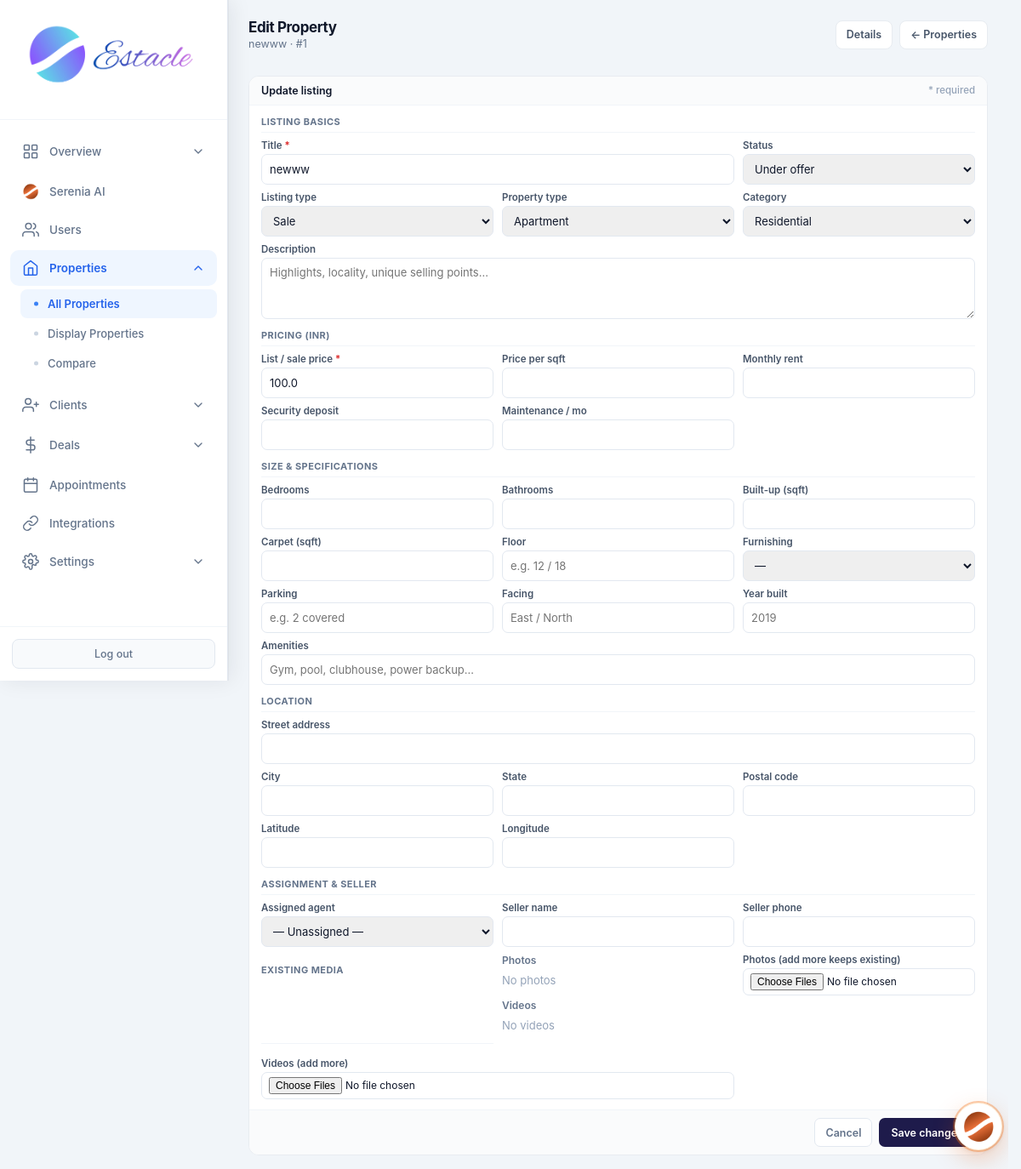
The page /admin/properties/edit/1 (signed in) on the database its author committed.
### tables this page shows
CREATE TABLE properties (
            id INTEGER PRIMARY KEY AUTOINCREMENT,
            title TEXT NOT NULL,
            description TEXT,
            price REAL NOT NULL,
            property_type TEXT NOT NULL,
            status TEXT DEFAULT 'available',
            address TEXT,
            city TEXT,
            state TEXT,
            zip_code TEXT,
            bedrooms INTEGER,
            bathrooms REAL,
            area_sqft REAL,
            agent_id INTEGER,
            created_at TIMESTAMP DEFAULT CURRENT_TIMESTAMP, category TEXT DEFAULT "sale", listing_type TEXT DEFAULT "sale", floor TEXT, carpet_area REAL, furnishing TEXT, parking TEXT, amenities TEXT, seller_name TEXT, seller_phone TEXT, monthly_rent REAL, security_deposit REAL, maintenance REAL, per_sqft REAL, latitude TEXT, longitude TEXT, photos TEXT, year_built TEXT, facing TEXT, videos TEXT,
            FOREIGN KEY (agent_id) REFERENCES users (id)
        );

CREATE TABLE settings (
            key TEXT PRIMARY KEY,
            value TEXT
        );

### routes/admin/properties.py (the view, shortened to what this page needs)
@admin.route('/admin/properties/edit/<int:prop_id>', methods=['GET', 'POST'])
@login_required
@role_required('admin')
def admin_edit_property(prop_id):
    db = get_db()
    migrate_db()
    prop = db.execute('SELECT * FROM properties WHERE id = ?', (prop_id,)).fetchone()
    if not prop:
        flash('Property not found.', 'danger')
        return redirect(url_for('admin.admin_properties'))
    agents = db.execute(
        "SELECT id, full_name FROM users WHERE role = 'agent' AND is_active = 1 ORDER BY full_name"
    ).fetchall()
    currency = get_setting('currency', 'INR')
    return render_template(
        'admin_edit_property.html', prop=prop, agents=agents, currency=currency, format_money=format_money
    )

### core/db.py (called while the page is built)
def get_db():
    if 'db' not in g:
        g.db = sqlite3.connect(current_app.config['DATABASE'])
        g.db.row_factory = sqlite3.Row
    return g.db

### core/helpers.py (called while the page is built)
def login_required(f):
    @wraps(f)
    def decorated_function(*args, **kwargs):
        if 'user_id' not in session:
            flash('Please log in to access this page.', 'warning')
            return redirect(url_for('auth.login'))
        return f(*args, **kwargs)
    return decorated_function

def role_required(*roles):
    def decorator(f):
        @wraps(f)
        def decorated_function(*args, **kwargs):
            if 'user_id' not in session:
                flash('Please log in to access this page.', 'warning')
                return redirect(url_for('auth.login'))
            if session.get('role') not in roles:
                flash('You do not have permission to access this page.', 'danger')
                return redirect(url_for('auth.role_redirect'))
            return f(*args, **kwargs)
        return decorated_function
    return decorator

def get_setting(key, default=''):
    db = get_db()
    row = db.execute('SELECT value FROM settings WHERE key = ?', (key,)).fetchone()
    return row['value'] if row else default

### templates/admin_edit_property.html (shortened to what this page needs)
<!DOCTYPE html>
<html lang="en">
<head>
<link rel="stylesheet" href="{{ url_for('static', filename='css/admin.css') }}">
</head>
<body>
<div class="app-layout">
{% set active = 'properties' %}
{% include 'partials/admin_sidebar.html' %}
<main class="main-content">
        <header class="top-bar dash-top">
<div><h1 class="page-title">Edit Property</h1><p class="page-subtitle">{{ prop.title }} · #{{ prop.id }}</p></div>
<div style="display:flex;gap:8px">
<a href="{{ url_for('admin.admin_property_detail', prop_id=prop.id) }}" class="btn-back">Details</a>
<a href="{{ url_for('admin.admin_properties') }}" class="btn-back">← Properties</a>
</div>
</header>
<div class="page-wrap">
<form method="POST" enctype="multipart/form-data" class="panel">
<div class="panel-hd">Update listing <span>* required</span></div>
<div class="panel-bd">
                    <p class="sec">Listing basics</p>
                    <div class="g">
                        <div class="fg s2"><label>Title <span class="r">*</span></label><input type="text" name="title" value="{{ prop.title or "" }}" required placeholder="e.g. 3BHK Sea View Apartment"></div>
                        <div class="fg"><label>Status</label><select name="status"><option value="available" {% if (prop.status or '') == 'available' %}selected{% endif %}>Available</option>
<option value="under_offer" {% if (prop.status or '') == 'under_offer' %}selected{% endif %}>Under offer</option>
<option value="leased">Leased</option><option value="rented" {% if (prop.status or '') == 'rented' %}selected{% endif %}>Rented</option></select></div>
                        <div class="fg"><label>Listing type</label><select name="listing_type"><option value="sale" {% if (prop.listing_type or '') == 'sale' %}selected{% endif %}>Sale</option>
<option value="rent" {% if (prop.listing_type or '') == 'rent' %}selected{% endif %}>Rent</option></select></div>
                        <div class="fg"><label>Property type</label><select name="property_type"><option value="apartment" {% if (prop.property_type or '') == 'apartment' %}selected{% endif %}>Apartment</option>
<option value="warehouse" {% if (prop.property_type or '') == 'warehouse' %}selected{% endif %}>Warehouse</option></select></div>
                        <div class="fg"><label>Category</label><select name="category"><option value="residential" {% if (prop.category or '') == 'residential' %}selected{% endif %}>Residential</option>
<option value="industrial" {% if (prop.category or '') == 'industrial' %}selected{% endif %}>Industrial</option></select></div>
                        <div class="fg s3"><label>Description</label><textarea name="description" placeholder="Highlights, locality, unique selling points…">{{ prop.description or "" }}</textarea></div>
                    </div>
                    <p class="sec">Pricing ({{ currency }})</p>
                    <div class="g">
                        <div class="fg"><label>List / sale price <span class="r">*</span></label><input type="number" name="price" step="0.01" value="{{ prop.price if prop.price is not none else "" }}" required></div>
                        <div class="fg"><label>Price per sqft</label><input type="number" name="per_sqft" step="0.01" value="{{ prop.per_sqft if prop.per_sqft is not none else "" }}"></div>
                        <div class="fg"><label>Monthly rent</label><input type="number" name="monthly_rent" step="0.01" value="{{ prop.monthly_rent if prop.monthly_rent is not none else "" }}"></div>
                        <div class="fg"><label>Security deposit</label><input type="number" name="security_deposit" step="0.01" value="{{ prop.security_deposit if prop.security_deposit is not none else "" }}"></div>
                        <div class="fg"><label>Maintenance / mo</label><input type="number" name="maintenance" step="0.01" value="{{ prop.maintenance if prop.maintenance is not none else "" }}"></div>
                    </div>
                    <p class="sec">Size & specifications</p>
                    <div class="g">
                        <div class="fg"><label>Bedrooms</label><input type="number" name="bedrooms" min="0" value="{{ prop.bedrooms if prop.bedrooms is not none else "" }}"></div>
                        <div class="fg"><label>Bathrooms</label><input type="number" name="bathrooms" step="0.5" min="0" value="{{ prop.bathrooms if prop.bathrooms is not none else "" }}"></div>
                        <div class="fg"><label>Built-up (sqft)</label><input type="number" name="area_sqft" step="0.01" value="{{ prop.area_sqft if prop.area_sqft is not none else "" }}"></div>
                        <div class="fg"><label>Carpet (sqft)</label><input type="number" name="carpet_area" step="0.01" value="{{ prop.carpet_area if prop.carpet_area is not none else "" }}"></div>
                        <div class="fg"><label>Floor</label><input type="text" name="floor" value="{{ prop.floor or "" }}" placeholder="e.g. 12 / 18"></div>
                        <div class="fg"><label>Furnishing</label><select name="furnishing"><option value="">—</option>
<option value="furnished" {% if (prop.furnishing or '') == 'furnished' %}selected{% endif %}>Fully furnished</option></select></div>
                        <div class="fg"><label>Parking</label><input type="text" name="parking" value="{{ prop.parking or "" }}" placeholder="e.g. 2 covered"></div>
                        <div class="fg"><label>Facing</label><input type="text" name="facing" value="{{ prop.facing or "" }}" placeholder="East / North"></div>
                        <div class="fg"><label>Year built</label><input type="text" name="year_built" value="{{ prop.year_built or "" }}" placeholder="2019"></div>
                        <div class="fg s3"><label>Amenities</label><input type="text" name="amenities" value="{{ prop.amenities or "" }}" placeholder="Gym, pool, clubhouse, power backup…"></div>
                    </div>
                    <p class="sec">Location</p>
                    <div class="g">
                        <div class="fg s3"><label>Street address</label><input type="text" name="address" value="{{ prop.address or "" }}"></div>
                        <div class="fg"><label>City</label><input type="text" name="city" value="{{ prop.city or "" }}"></div>
                        <div class="fg"><label>State</label><input type="text" name="state" value="{{ prop.state or "" }}"></div>
                        <div class="fg"><label>Postal code</label><input type="text" name="zip_code" value="{{ prop.zip_code or "" }}"></div>
                        <div class="fg"><label>Latitude</label><input type="text" name="latitude" value="{{ prop.latitude or "" }}"></div>
                        <div class="fg"><label>Longitude</label><input type="text" name="longitude" value="{{ prop.longitude or "" }}"></div>
                    </div>
                    <p class="sec">Assignment & seller</p>
                    <div class="g">
                        <div class="fg"><label>Assigned agent</label><select name="agent_id"><option value="">— Unassigned —</option></select></div>
                        <div class="fg"><label>Seller name</label><input type="text" name="seller_name" value="{{ prop.seller_name or "" }}"></div>
                        <div class="fg"><label>Seller phone</label><input type="text" name="seller_phone" value="{{ prop.seller_phone or "" }}"></div>
                    <p class="sec">Existing media</p>
                    <div id="existingMedia" style="margin-bottom:14px">
                      <div style="font-size:12px;font-weight:600;color:#64748b;margin-bottom:8px">Photos</div>
                      <div id="editPhotoGrid" style="display:flex;flex-wrap:wrap;gap:10px;margin-bottom:14px"></div>
                      <div style="font-size:12px;font-weight:600;color:#64748b;margin-bottom:8px">Videos</div>
                      <div id="editVideoGrid" style="display:flex;flex-wrap:wrap;gap:10px;margin-bottom:8px"></div>
                    </div>
<div class="fg"><label>Photos (add more keeps existing)</label><input type="file" name="photos" accept="image/*" multiple></div>
                        <div class="fg s2"><label>Videos (add more)</label><input type="file" name="videos" accept="video/mp4,video/webm,video/quicktime,.mp4,.webm,.mov" multiple></div>
                    </div>
</div>
<div class="panel-ft">
<a href="{{ url_for('admin.admin_property_detail', prop_id=prop.id) }}" class="btn-cancel">Cancel</a>
<button type="submit" class="btn-save">Save changes</button>
</div>
</form>
</div>
</main>
</div>
</body></html>

### static/css/admin.css (style rules this page uses)
* { margin: 0; padding: 0; box-sizing: border-box; }
body { font-family: -apple-system, BlinkMacSystemFont, 'Segoe UI', Roboto, 'Helvetica Neue', Arial, sans-serif; background: #f1f5f9; color: #0f172a; min-height: 100vh; }
.app-layout { display: flex; min-height: 100vh; }
.main-content { flex: 1; margin-left: 268px; min-height: 100vh; }
.top-bar { background: white; padding: 18px 32px; border-bottom: 1px solid #e2e8f0; display: flex; justify-content: space-between; align-items: center; }
.page-title { font-family: 'Inter', sans-serif; font-size: 22px; font-weight: 700; letter-spacing: -0.4px; color: #0f172a; }
.page-subtitle { font-size: 13px; color: #64748b; margin-top: 2px; font-weight: 400; }
.panel { background: white; border-radius: 14px; border: 1px solid #e2e8f0; overflow: hidden; }
html { scrollbar-gutter: stable; }
.app-layout > :not(.sidebar):not(script):not(style) { animation: none !important; }
.main-content { transition: none; }

### templates/admin_edit_property.html (style rules this page uses)
.main-content { padding-top: 8px; }
.page-wrap { padding-top: 16px !important; }
html, body { height: 100%; }
.main-content { display: flex; flex-direction: column; min-height: 100vh; padding-bottom: 0 !important; }
.top-bar.dash-top { display: flex; align-items: center; justify-content: space-between; padding: 14px 24px !important; background: transparent !important; border-bottom: none !important; box-shadow: none !important; box-shadow: none; gap: 12px; flex-wrap: wrap; flex-shrink: 0; }
.dash-top .page-title { font-size: 17px; font-weight: 700; color: #0f172a; margin: 0; }
.dash-top .page-subtitle { font-size: 12.5px; color: #64748b; margin: 2px 0 0; }
.btn-back { display: inline-flex; align-items: center; height: 34px; padding: 0 12px; background: #fff; color: #475569; border: 1px solid #e8ecf1; border-radius: 8px; font-size: 12.5px; font-weight: 600; text-decoration: none; }
.page-wrap { flex: 1; padding: 12px 24px 16px; width: 100%; box-sizing: border-box; }
.panel { background: #fff; border: 1px solid #e8ecf1; border-radius: 12px; overflow: hidden; display: flex; flex-direction: column; max-width: 980px; }
.panel-hd { padding: 9px 14px; border-bottom: 1px solid #f1f5f9; background: #fafbfc; font-size: 12.5px; font-weight: 600; color: #0f172a; display: flex; justify-content: space-between; }
.panel-hd span { color: #94a3b8; font-weight: 500; font-size: 11.5px; }
.panel-bd { padding: 12px 14px; }
.panel-ft { padding: 9px 14px; border-top: 1px solid #f1f5f9; background: #fafbfc; display: flex; gap: 8px; justify-content: flex-end; }
.sec { font-size: 11px; font-weight: 700; color: #64748b; text-transform: uppercase; letter-spacing: 0.04em; margin: 12px 0 8px; padding-bottom: 5px; border-bottom: 1px solid #f1f5f9; }
.sec:first-child { margin-top: 0; }
.g { display: grid; grid-template-columns: repeat(3, 1fr); gap: 8px 10px; }
.g .s2 { grid-column: span 2; }
.g .s3 { grid-column: 1 / -1; }
.fg { display: flex; flex-direction: column; gap: 3px; }
.fg label { font-size: 11.5px; font-weight: 600; color: #475569; }
.fg label .r { color: #dc2626; }
.fg input, .fg select, .fg textarea { height: 36px; padding: 0 9px; border: 1px solid #e2e8f0; border-radius: 7px; font-size: 13px; font-family: inherit; color: #0f172a; outline: none; width: 100%; box-sizing: border-box; }
.fg textarea { height: 72px; padding: 8px 9px; resize: vertical; }
.fg input[type="file"] { height: auto; padding: 5px 8px; font-size: 12px; }
.btn-cancel { height: 34px; padding: 0 12px; background: #fff; border: 1px solid #e2e8f0; border-radius: 7px; font-size: 12.5px; font-weight: 600; color: #64748b; text-decoration: none; display: inline-flex; align-items: center; }
.btn-save { height: 34px; padding: 0 14px; background: #1e1b4b; border: none; border-radius: 7px; font-size: 12.5px; font-weight: 600; color: #fff; cursor: pointer; font-family: inherit; }

### rows shown on the page
properties: title "newww", id "1", status "Under offer", listing_type "Sale", property_type "Apartment", category "Residential", price "100.0"
settings: value "INR"
